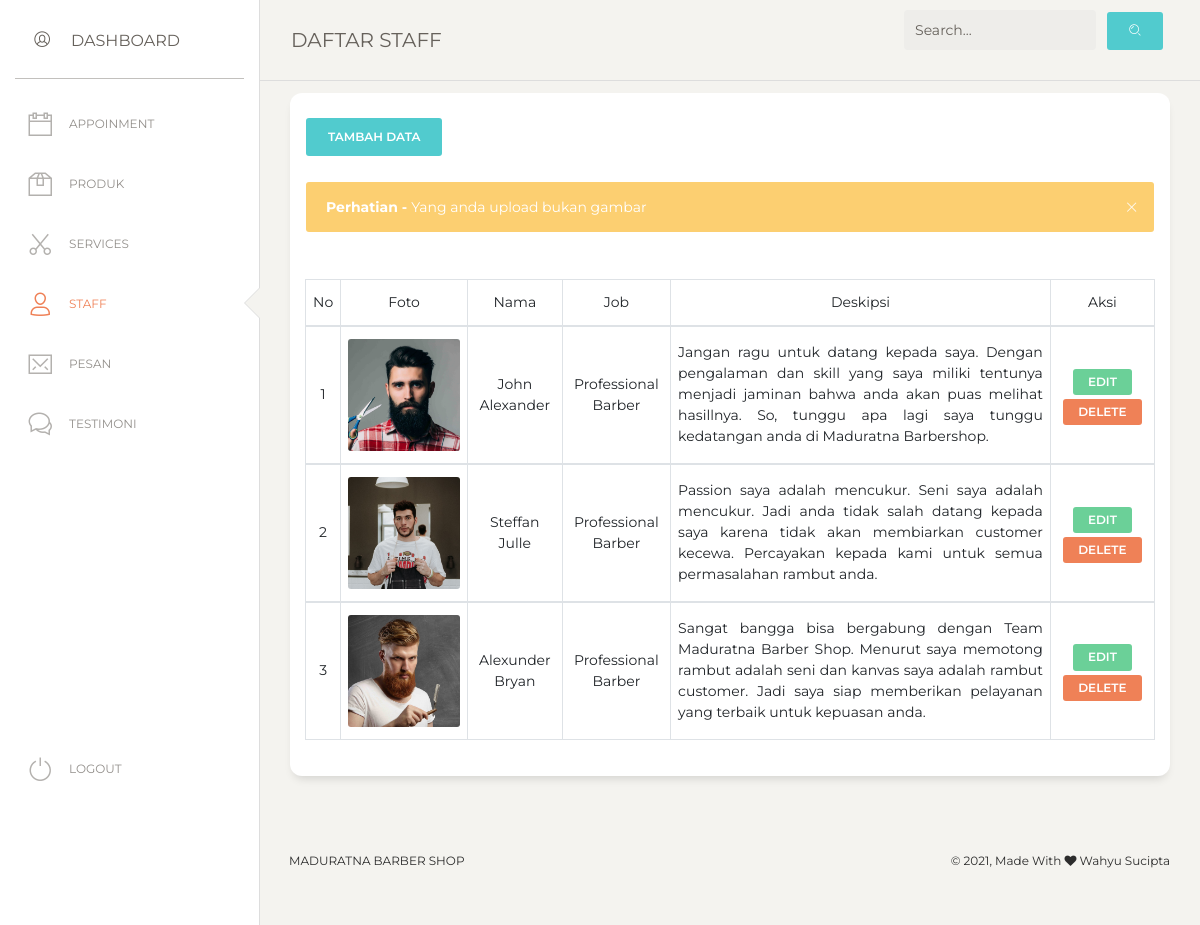
The page /admin/staff/view.php?pesan=bukanFoto (signed in) on the database its author committed.
### tables this page shows
CREATE TABLE `tb_staff` (
  `id_staff` int(11) NOT NULL,
  `nama` varchar(50) NOT NULL,
  `job` varchar(50) NOT NULL,
  `desc_staff` text NOT NULL,
  `gambar` varchar(50) NOT NULL
);

### admin/staff/view.php (the view, shortened to what this page needs)
<?php
    require_once "../../config/conn.php";
    require_once "../../config/helper.php";
    if(isset($_POST['search'])){
        $a = $_POST['keyword'];
        $query = mysqli_query($conn, "SELECT * FROM tb_staff WHERE nama LIKE '%$a%'");
    }
    else{
        $query = mysqli_query($conn, "SELECT * FROM tb_staff");
    }
?>
<!DOCTYPE html>
<html lang="en">
<head>
  <link href="https://maxcdn.bootstrapcdn.com/font-awesome/latest/css/font-awesome.min.css" rel="stylesheet">
  <link href="../assets/css/bootstrap.min.css" rel="stylesheet" />
  <link href="../assets/css/paper-dashboard.css?v=2.0.1" rel="stylesheet" />
  <link href="../assets/demo/demo.css" rel="stylesheet" />
  <link rel="stylesheet" href="../css/nav.css">
</head>
<body class="">
  <div class="wrapper ">
    <div class="sidebar" data-color="white" data-active-color="danger">
      <div class="logo">
        <a class="simple-text logo-mini">
          <div class="logo-image-small pt-1">
            <i class="nc-icon nc-circle-10"></i>
          </div>
        </a>
        <a href="" class="simple-text logo-normal">
          Dashboard
        </a>
      </div>
      <div class="sidebar-wrapper">
        <ul class="nav">
          <li>
            <a href="../app/view.php">
              <i class="nc-icon nc-calendar-60"></i>
              <p>APPOINMENT</p>
            </a>
          </li>
          <li>
            <a href="../produk/view.php">
              <i class="nc-icon nc-box-2"></i>
              <p>Produk</p>
            </a>
          </li>
          <li>
            <a href="../service/view.php">
            <i class="nc-icon nc-scissors"></i>
              <p>Services</p>
            </a>
          </li>
          <li class="active">
            <a href="view.php">
              <i class="nc-icon nc-single-02"></i>
              <p>Staff</p>
            </a>
          </li>
          <li>
            <a href="../pesan/view.php">
              <i class="nc-icon nc-email-85"></i>
              <p>Pesan</p>
            </a>
          </li>
          <li>
            <a href="../testimoni/view.php">
              <i class="nc-icon nc-chat-33"></i>
              <p>Testimoni</p>
            </a>
          </li>
          <li class="active-pro">
          <a href="../process/logout.php">
              <i class="nc-icon nc-button-power"></i>
              <p>Logout</p>
            </a>
          </li>
        </ul>
      </div>
    </div>
    <div class="main-panel">
      <nav class="navbar navbar-expand-lg navbar-absolute fixed-top navbar-transparent">
        <div class="container-fluid">
          <div class="navbar-wrapper">
            <a class="navbar-brand" href="">DAFTAR STAFF</a>
          </div>
          <form action="" method="POST">
            <div class="collapse navbar-collapse justify-content-end" id="navigation">
                <div class="input-group no-border">
                  <input type="teext" name="keyword" class="form-control" placeholder="Search...">
                </div>
                <ul class="navbar-nav">
                  <li class="nav-item">
                    <button type="submit" name="search" class="btn btn-primary"><i class="nc-icon nc-zoom-split"></i></button>
                  </li>
                </ul>
            </div>
          </form>
        </div>
      </nav>
      <div class="content">
        <div class="row">
          <div class="col-md-12">
            <div class="card">
              <div class="card-header mb-3">
                <div class="row">
                  <div class="col-6">
                    <button type="submit" class="btn btn-primary" data-toggle="modal" data-target=".bd-example-modal-lg">Tambah Data</button>
                  </div>
                </div>
              </div>
              <?php
                if(isset($_GET['pesan'])){
                    $pesan = $_GET['pesan'];
                    if($pesan == "input"){
                        echo "
                          <div class='alert alert-success alert-dismissible fade show mr-3 ml-3'>
                            <button type='button' aria-hidden='true' class='close' data-dismiss='alert' aria-label='Close'>
                              <i class='nc-icon nc-simple-remove'></i>
                            </button>
                            <span><b> Sukses - </b> Data Berhasil Ditambakan</span>
                          </div>
                        ";
                    }else if($pesan == "bukanFoto"){
                      pesan("warning", "Perhatian", "Yang anda upload bukan gambar");
                    } else if ($pesan == "terlaluBesar"){
                      pesan("warning", "Perhatian", "Ukuran Foto Maksimal 2MB");
                    }else if($pesan == "hapus"){
                      echo "
                          <div class='alert alert-success alert-dismissible fade show mr-3 ml-3'>
                            <button type='button' aria-hidden='true' class='close' data-dismiss='alert' aria-label='Close'>
                              <i class='nc-icon nc-simple-remove'></i>
                            </button>
                            <span><b> Sukses - </b> Data Berhasil Dihapus</span>
                          </div>
                      ";
                    }
                }
            ?>
              <div class="card-body">
                <div class="table-responsive">
                  <table class="table">
                    <table class="table table-hover table-bordered">
                        <thead align="center">
                            <td>No</td>
                            <td>Foto</td>
                            <td>Nama</td>
                            <td>Job</td>
                            <td>Deskipsi</td>
                            <td>Aksi</td>
                        <?php
                            $i = 1;
                            foreach ($query as $sql) :
                        ?>
                        <tbody align="center">
                            <td><?= $i++; ?></td>
                            <td ><img src="gambar/<?= $sql['gambar'] ?>" alt="" width="500"></td>
                            <td><?= $sql['nama'] ?></td>
                            <td><?= $sql['job'] ?></td>
                            <td class="text-justify"><?= $sql['desc_staff'] ?></td>
                            <td><a href="edit.php?id=<?=$sql['id_staff']?>" class="btn btn-success btn-sm mt-1">EDIT</a>
                                <a onclick="return confirm('Yakin Ingin Menghapus Data Ini ?')" href="process/delete.php?id=<?=$sql['id_staff']?>" class="btn btn-danger btn-sm mt-1">DELETE</a>
                            </td>
                        </tbody>
                        <?php endforeach; ?>
                  </table>
                </div>
              </div>
            </div>
          </div>
        </div>
      </div>
      <footer class="footer footer-black  footer-white ">
        <div class="container-fluid">
          <div class="row">
            <nav class="footer-nav">
              <ul>
                <li><a href="" target="_blank">Maduratna Barber Shop</a></li>
              </ul>
            </nav>
            <div class="credits ml-auto">
              <span class="copyright">
                © , Made With <i class="fa fa-heart heart"></i> Wahyu Sucipta
              </span>
            </div>
          </div>
        </div>
      </footer>
    </div>
  </div>
</body>
</html>

### admin/assets/demo/demo.css (style rules this page uses)
body { background-color: #f3f3f3; }
.sidebar .logo { padding: 15px; }
@media all and (min-width: 992px) { .sidebar .nav>li.active-pro { position: absolute; width: 100%; bottom: 10px; } }

### admin/css/nav.css (style rules this page uses)
* { padding: 0; margin: 0; text-decoration: none; list-style: none; box-sizing: border-box; }
body { font-family: montserrat; }
nav ul li { display: inline-block; line-height: 80px; margin: 0 5px; }
.footer-nav li { margin-top: -60px !important; }
nav ul li a { color: #444; font-size: 17px; padding: 7px 13px; border-radius: 3px; text-transform: uppercase; text-decoration: none !important; }
.navbar { margin-top: -20px !important; }
.navbar-brand { margin-top: 20px; }

### rows shown on the page
tb_staff: gambar (picture), nama "John Alexander", job "Professional Barber", desc_staff "Jangan ragu untuk datang kepada saya. Dengan pengalaman dan skill yang saya miliki tentunya menjadi jaminan bahwa anda akan puas melihat hasillnya. So, tunggu apa lagi saya tunggu kedatangan anda di Maduratna Barbershop."
tb_staff: gambar (picture), nama "Steffan Julle", job "Professional Barber", desc_staff "Passion saya adalah mencukur. Seni saya adalah mencukur. Jadi anda tidak salah datang kepada saya karena tidak akan membiarkan customer kecewa. Percayakan kepada kami untuk semua permasalahan rambut anda."
tb_staff: gambar (picture), nama "Alexunder Bryan", job "Professional Barber", desc_staff "Sangat bangga bisa bergabung dengan Team Maduratna Barber Shop. Menurut saya memotong rambut adalah seni dan kanvas saya adalah rambut customer. Jadi saya siap memberikan pelayanan yang terbaik untuk kepuasan anda."

### other values the page prints
$title "Perhatian"
$text "Yang anda upload bukan gambar"
